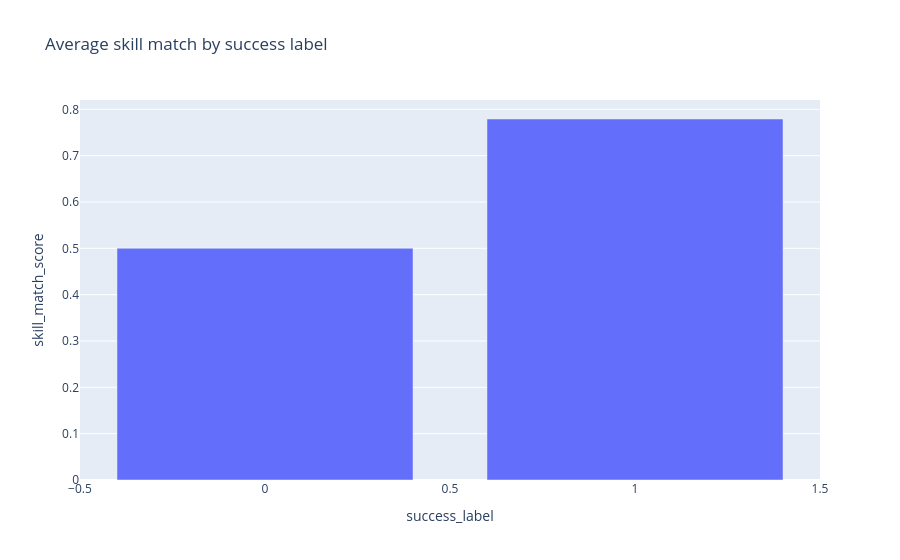

The notebook cell saved with this chart:
### Code cell
success_by_skill = assignments.groupby("success_label")["skill_match_score"].mean().reset_index()

fig = px.bar(
    success_by_skill,
    x="success_label",
    y="skill_match_score",
    title="Average skill match by success label",
)
fig.show()
fig.write_html(FIGURES / "eda_skill_match_by_success.html")

### Figure 1 — Plotly figure (JSON) as saved in the notebook; plotly's stock layout.template omitted (floating-point values rounded to 4 significant figures)
{"data": [{"hovertemplate": "success_label=%{x}<br>skill_match_score=%{y}<extra></extra>", "legendgroup": "", "marker": {"color": "#636efa", "pattern": {"shape": ""}}, "name": "", "orientation": "v", "showlegend": false, "textposition": "auto", "type": "bar", "x": [0, 1], "xaxis": "x", "y": [0.5002, 0.7792], "yaxis": "y"}], "layout": {"barmode": "relative", "legend": {"tracegroupgap": 0}, "title": {"text": "Average skill match by success label"}, "xaxis": {"anchor": "y", "domain": [0.0, 1.0], "title": {"text": "success_label"}}, "yaxis": {"anchor": "x", "domain": [0.0, 1.0], "title": {"text": "skill_match_score"}}}}
